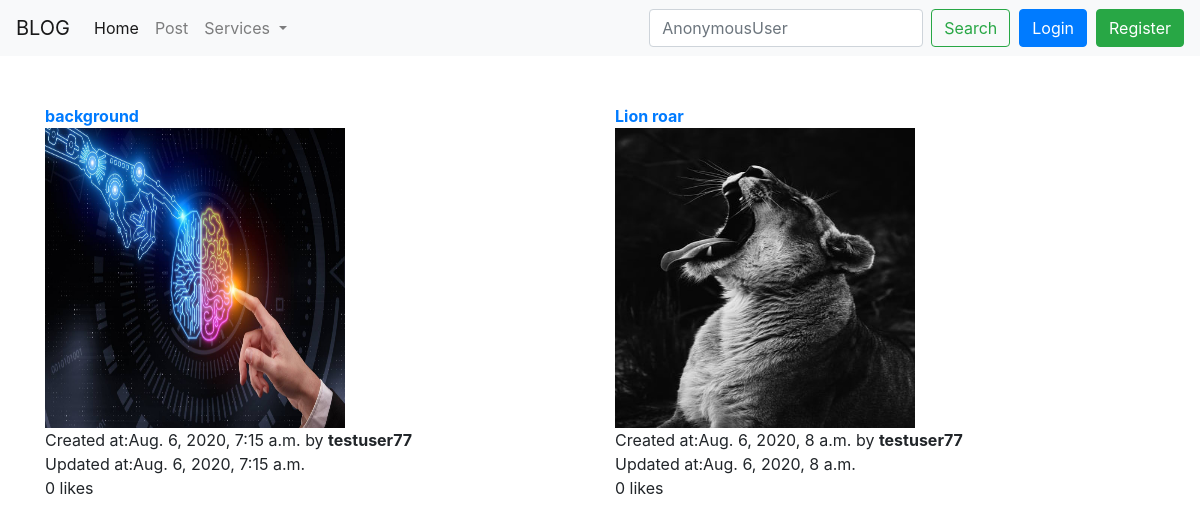
The page / on the database its author committed.
### myapp/models.py (models this page shows, shortened)
class TimeStamp(models.Model):
	created_time=models.DateTimeField(auto_now_add=True)
	updated_time=models.DateTimeField(auto_now=True)
	user=models.ForeignKey(User,on_delete=models.CASCADE)
	class Meta:
		abstract= True

class Post(TimeStamp):
	title=models.CharField(max_length=100,verbose_name='Blog')
	description=models.TextField()
	image=models.ImageField(upload_to='')
	likes=models.IntegerField(default=0)

### myapp/views.py (the view)
# urls.py: path('',index,name = 'index'),
def index(request):
	p=Post.objects.all()
	context={'posts':p}
	return render(request,'index.html',context)

### myapp/templates/index.html
{% extends 'base.html' %}
{% block content %}
<div class="row">
{% for i in posts %}
<div class="col-md-6">
<b><a href="{% url 'myapp:detail' i.pk %}">{{i.title}}</a></b><br>
<img src="{{i.image.url}}" height="300" width="300"><br>
Created at:{{i.created_time}} by <b>{{i.user}}</b><br>
Updated at:{{i.updated_time}}<br>
{{i.likes}} likes<br><br>
</div>
{% endfor %}
</div>
{% endblock %}

### myapp/templates/base.html (shortened to what this page needs)
<!DOCTYPE html>
<html>
<head>
<link rel="stylesheet" href="https://stackpath.bootstrapcdn.com/bootstrap/4.5.0/css/bootstrap.min.css">
</head>
<body>
	<nav class="navbar navbar-expand-lg navbar-light bg-light">
  <a class="navbar-brand" href="#">BLOG</a>
  <div class="collapse navbar-collapse" id="navbarSupportedContent">
    <ul class="navbar-nav mr-auto">
      <li class="nav-item active">
        <a class="nav-link" href="{% url 'myapp:index' %}">Home <span class="sr-only">(current)</span></a>
      </li>
      <li class="nav-item">
        <a class="nav-link" href="{% url 'myapp:create' %}">Post</a>
      </li>
      <li class="nav-item dropdown">
        <a class="nav-link dropdown-toggle" href="#" id="navbarDropdown" role="button" data-toggle="dropdown" aria-haspopup="true" aria-expanded="false">
          Services
        </a>
      </li>
      <li class="nav-item">
        <a class="nav-link disabled" href="#"></a>
      </li>
    </ul>
    <form class="form-inline my-2 my-lg-0">
      <input class="form-control mr-sm-2" type="search" placeholder={{request.user}} aria-label="Search">
      <button class="btn btn-outline-success my-2 my-sm-0" type="submit">Search</button>
    </form>
  </div>
  {% if user.is_authenticated %}
  <a class="btn btn-primary" href ="{% url 'auth_login' %}">Login</a>&nbsp;&nbsp;
  <a class="btn btn-success" href ="{% url 'registration_register' %)">Register</a>
</nav>
<div class="container">
	<br><br>
{% block content %}
{% endblock %}
</div>
</body>
</html>

### rows shown on the page
Post: title "background", image (picture), created_time "Aug. 6, 2020, 7:15 a.m.", user "testuser77", updated_time "Aug. 6, 2020, 7:15 a.m.", likes "0"
Post: title "Lion roar", image (picture), created_time "Aug. 6, 2020, 8 a.m.", user "testuser77", updated_time "Aug. 6, 2020, 8 a.m.", likes "0"
